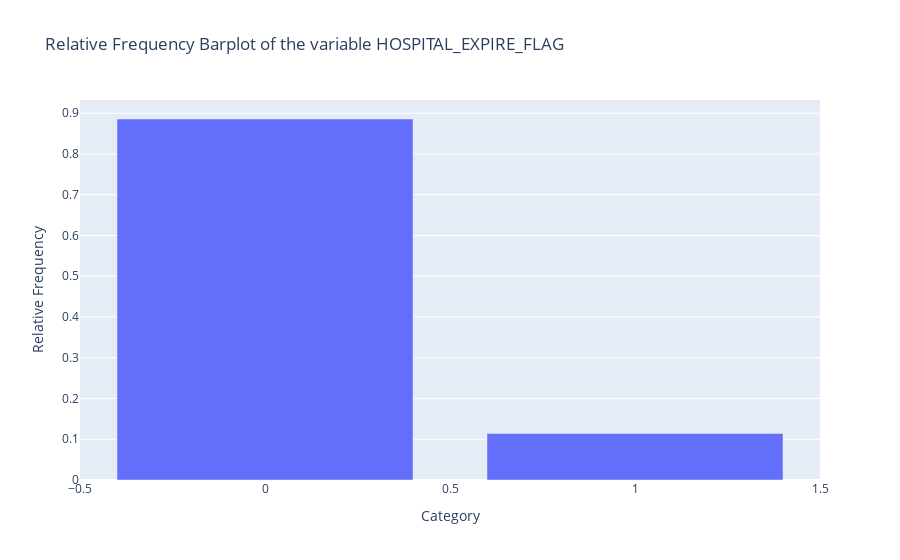
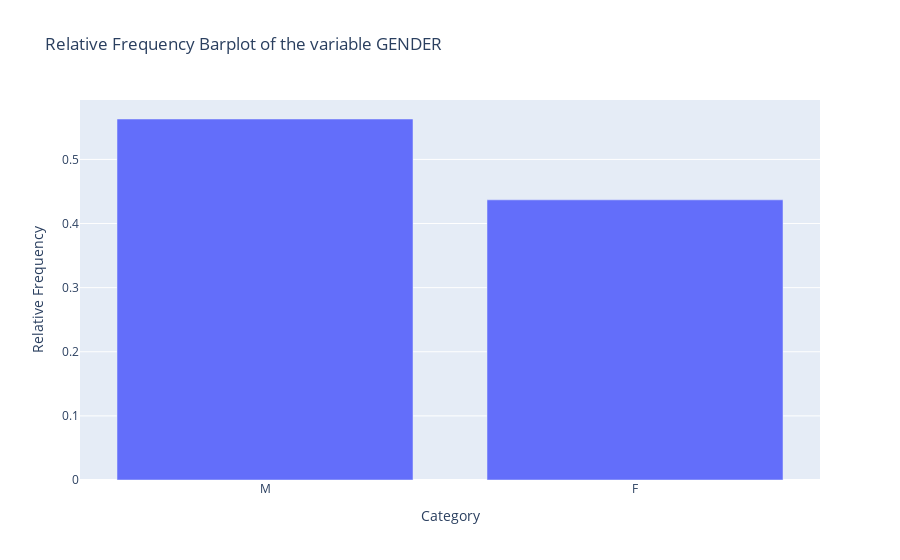
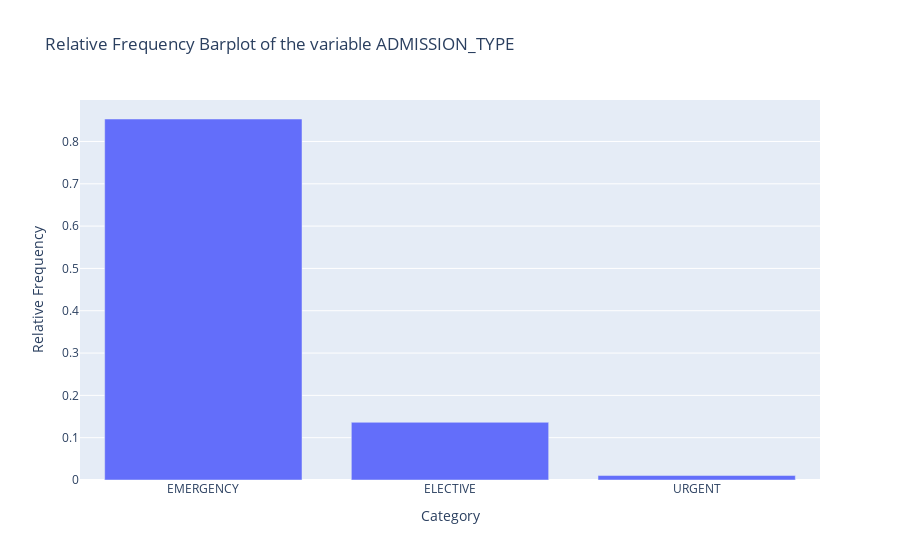
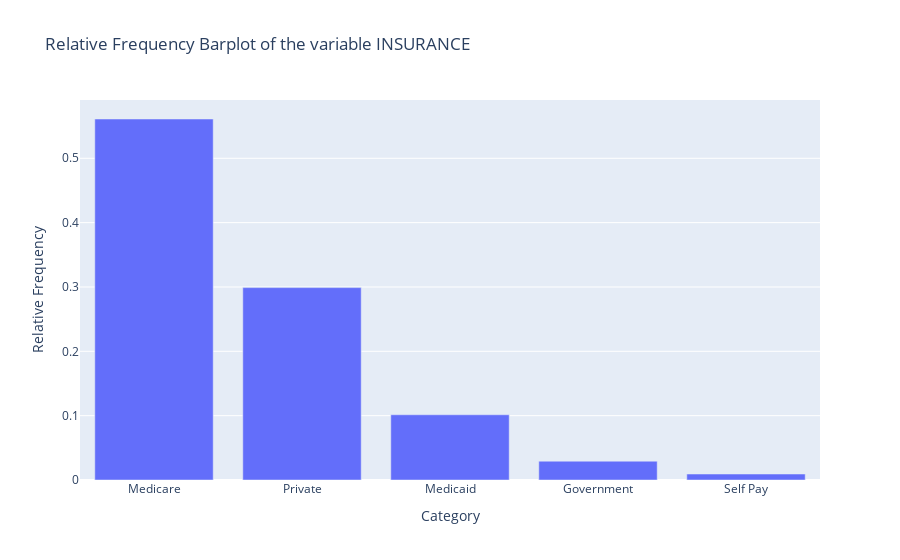

Notebook source saved alongside these figures, in order:
### Markdown cell above
Bar charts of the relative frequencies of each category of the categorical features with a relatively low number of categories (so they can be visualized):

### Code cell
barplot_features = ['HOSPITAL_EXPIRE_FLAG'] + categorical_features

for column in barplot_features:
    # We save the relative frequencies of each column
    relative_freq = df_concat_mod4[column].value_counts(normalize=True).reset_index()
    # We change the naming of the columns
    relative_freq.columns = ['Category', 'Relative Frequency']
    
    # Create a bar plot with Plotly
    fig = px.bar(relative_freq, x='Category', y='Relative Frequency',
                 title=f'Relative Frequency Barplot of the variable {column}')
    
    # Show the plot
    fig.show()

### Figure 1 — Plotly figure (JSON) as saved in the notebook; plotly's stock layout.template omitted (floating-point values rounded to 4 significant figures)
{"data": [{"alignmentgroup": "True", "hovertemplate": "Category=%{x}<br>Relative Frequency=%{y}<extra></extra>", "legendgroup": "", "marker": {"color": "#636efa", "pattern": {"shape": ""}}, "name": "", "offsetgroup": "", "orientation": "v", "showlegend": false, "textposition": "auto", "type": "bar", "x": [0, 1], "xaxis": "x", "y": [0.8859, 0.1141], "yaxis": "y"}], "layout": {"barmode": "relative", "legend": {"tracegroupgap": 0}, "title": {"text": "Relative Frequency Barplot of the variable HOSPITAL_EXPIRE_FLAG"}, "xaxis": {"anchor": "y", "domain": [0, 1], "title": {"text": "Category"}}, "yaxis": {"anchor": "x", "domain": [0, 1], "title": {"text": "Relative Frequency"}}}}

### Figure 2 — Plotly figure (JSON) as saved in the notebook; plotly's stock layout.template omitted (floating-point values rounded to 4 significant figures)
{"data": [{"alignmentgroup": "True", "hovertemplate": "Category=%{x}<br>Relative Frequency=%{y}<extra></extra>", "legendgroup": "", "marker": {"color": "#636efa", "pattern": {"shape": ""}}, "name": "", "offsetgroup": "", "orientation": "v", "showlegend": false, "textposition": "auto", "type": "bar", "x": ["M", "F"], "xaxis": "x", "y": [0.563, 0.437], "yaxis": "y"}], "layout": {"barmode": "relative", "legend": {"tracegroupgap": 0}, "title": {"text": "Relative Frequency Barplot of the variable GENDER"}, "xaxis": {"anchor": "y", "domain": [0, 1], "title": {"text": "Category"}}, "yaxis": {"anchor": "x", "domain": [0, 1], "title": {"text": "Relative Frequency"}}}}

### Figure 3 — Plotly figure (JSON) as saved in the notebook; plotly's stock layout.template omitted (floating-point values rounded to 4 significant figures)
{"data": [{"alignmentgroup": "True", "hovertemplate": "Category=%{x}<br>Relative Frequency=%{y}<extra></extra>", "legendgroup": "", "marker": {"color": "#636efa", "pattern": {"shape": ""}}, "name": "", "offsetgroup": "", "orientation": "v", "showlegend": false, "textposition": "auto", "type": "bar", "x": ["EMERGENCY", "ELECTIVE", "URGENT"], "xaxis": "x", "y": [0.8531, 0.1364, 0.01053], "yaxis": "y"}], "layout": {"barmode": "relative", "legend": {"tracegroupgap": 0}, "title": {"text": "Relative Frequency Barplot of the variable ADMISSION_TYPE"}, "xaxis": {"anchor": "y", "domain": [0, 1], "title": {"text": "Category"}}, "yaxis": {"anchor": "x", "domain": [0, 1], "title": {"text": "Relative Frequency"}}}}

### Figure 4 — Plotly figure (JSON) as saved in the notebook; plotly's stock layout.template omitted (floating-point values rounded to 4 significant figures)
{"data": [{"alignmentgroup": "True", "hovertemplate": "Category=%{x}<br>Relative Frequency=%{y}<extra></extra>", "legendgroup": "", "marker": {"color": "#636efa", "pattern": {"shape": ""}}, "name": "", "offsetgroup": "", "orientation": "v", "showlegend": false, "textposition": "auto", "type": "bar", "x": ["Medicare", "Private", "Medicaid", "Government", "Self Pay"], "xaxis": "x", "y": [0.5611, 0.299, 0.1014, 0.02926, 0.009289], "yaxis": "y"}], "layout": {"barmode": "relative", "legend": {"tracegroupgap": 0}, "title": {"text": "Relative Frequency Barplot of the variable INSURANCE"}, "xaxis": {"anchor": "y", "domain": [0, 1], "title": {"text": "Category"}}, "yaxis": {"anchor": "x", "domain": [0, 1], "title": {"text": "Relative Frequency"}}}}
